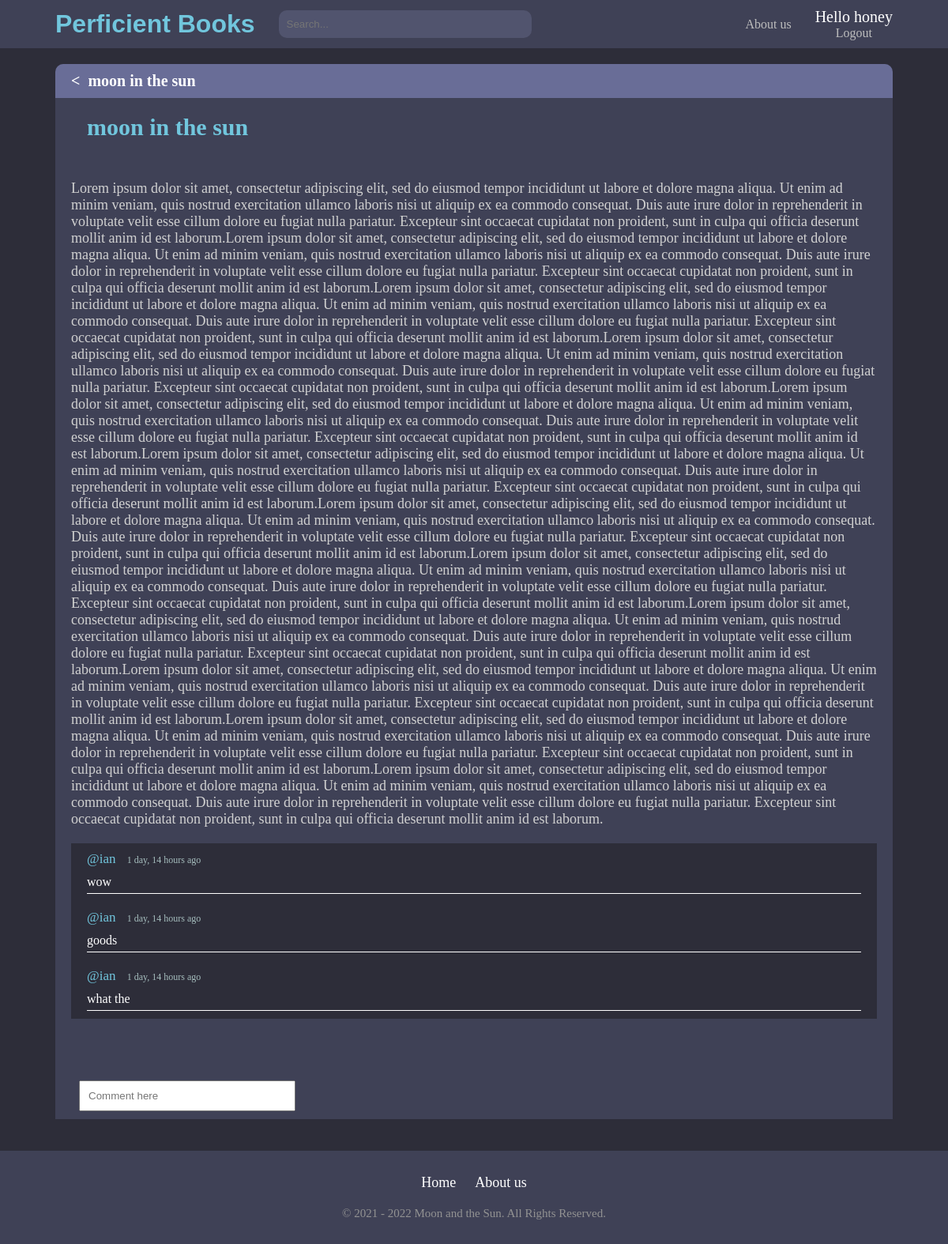
Screenshot of /room/30/ (signed in) with the database file from the repository.
### base/models.py (models this page shows, shortened)
class Room(models.Model):
    host = models.ForeignKey(User, on_delete=models.CASCADE, null=True)
    topic = models.ForeignKey(Topic, on_delete=models.CASCADE, null=True)
    name = models.CharField(max_length=200)
    desription = models.TextField(null=True, blank=True)
    participants = models.ManyToManyField(
        User, related_name='participants', blank=True)
    update = models.DateTimeField(auto_now=True)
    create = models.DateField(auto_now_add=True)
    class Meta:
        ordering = ['-update', '-create']

class Message(models.Model):
    user = models.ForeignKey(User, on_delete=models.CASCADE)
    room = models.ForeignKey(Room, on_delete=models.CASCADE)
    body = models.TextField(null=True, blank=True)
    update = models.DateTimeField(auto_now=True)
    create = models.DateField(auto_now_add=True)

### base/views.py (the view, shortened to what this page needs)
# urls.py: path('room/<str:pk>/', views.room, name='room'),
def room(request, pk):
    room = Room.objects.get(id=pk)
    messages_room = room.message_set.all().order_by('create')
    context = {'room': room, 'messages_room': messages_room}
    return render(request, 'base/room.html', context)

### base/templates/base/room.html (shortened to what this page needs)
{% extends 'main.html' %}
 {% block content %}
 <div class="room-container">
    <div class="content">
        <div class="line1">
            <a href="{% url 'home' %}"><</a>
            <h1>{{room.name}}</h1>
        </div>
        <div class="line2">
            <h1>{{room.name}}</h1>
            <div class="details">
                <p>{{room.desription}}</p>
            </div>
        </div>
        <div class="line3">
            <div class="comment-wrapper">
                <div class="border">
                    {% for i in messages_room %}
                    <div class="message-content">
                        <small>@{{i.user}} <span>{{i.create|timesince}} ago</span></small>
                        <p>{{i.body}}</p>
                    </div>
                    {% endfor %}
                </div>
            </div>
        </div>
    </div>
    <div class="comment-submit">
        {% if request.user.is_authenticated %}
        <div class="comment-form">
            <form method="POST" action="">
                <input type="text" name="body" placeholder="Comment here">
            </form>
        </div>
        {% endif %}
    </div>
</div>
 {% endblock content %}

### templates/navar.html (shortened to what this page needs)
<div class="continer-navar">
    <div class="content">
        <div class="left">
            <div class="logo">
                <a href="/"><h1>Perficient Books</h1></a>
            </div>
            <div class="search">
                <form method="GET" action="">
                    <input type="text" name="q" placeholder="Search...">
                </form>
            </div>
        </div>
        <div class="right_right">
            <div class= "about_us">
                <a href="{% url 'about-us' %}">About us</a>
            </div>
            <div class="right">
                <div class="loggg">
                    {% if request.user.is_authenticated %}
                    <p>Hello {{request.user}}</p>
                    <a class="logt" href="{% url 'logout' %}">Logout</a>
                    {% else %}
                    <a class="log" href="{% url 'login' %}">Login</a>
                    {% endif %}
                </div>
            </div>
        </div>
    </div>
</div>

### templates/navar.html (style rules this page uses)
* { padding: 0; margin: 0; }
.continer-navar { background-color: #3F4156; margin-bottom: 10px; }
.continer-navar .content { display: flex; justify-content: space-between; padding: 10px 70px; align-items: center; }
.right_right { display: flex; align-items: center; }
.continer-navar .content .logo h1 { color: #71C6DD; font-family: 'Lucida Sans', 'Lucida Sans Regular', 'Lucida Grande', 'Lucida Sans Unicode', Geneva, Verdana, sans-serif; }
.continer-navar .content .logo a { text-decoration: none; }
.continer-navar .content .left { display: flex; align-items: center; }
.continer-navar .content .left .search { margin-left: 30px; }
.continer-navar .content .left .search input { width: 300px; padding: 10px 10px; outline: none; background-color: #51546E; border: none; border-radius: 10px; color: white; }
.right { display: flex; text-align: center; }
.right a { color: rgb(189, 189, 189); text-decoration: none; }
.about_us { margin-right: 30px; }
.about_us a { color: rgb(189, 189, 189); text-decoration: none; right: 100px; }
.right p { color: white; font-size: 20px; }

### base/templates/base/room.html (style rules this page uses)
.room-container { padding: 10px 70px; }
.room-container .content { background-color: #3F4156; border-top-left-radius: 10px; border-top-right-radius: 10px; }
.room-container h1 { color: white; font-size: 20px; }
.room-container .line1 { display: flex; background-color: #696D97; border-top-left-radius: 10px; border-top-right-radius: 10px; padding-left: 20px; align-items: center; }
.room-container .line1 a { color: white; text-decoration: none; font-size: 20px; font-weight: bolder; padding: 10px 0; margin-right: 10px; }
.room-container .line2 h1 { padding: 20px 20px; font-size: 30px; margin-left: 20px; color: #71C6DD; }
.room-container .details { margin-top: 20px; padding: 10px 20px; }
.room-container .details p { color: rgb(209, 209, 209); font-size: 18px; }
.room-container .line3 { height: 300px; overflow-y: scroll; }
.room-container .line3 .comment-wrapper { padding: 10px 20px; }
.room-container .line3 .comment-wrapper .message-content { background-color: #2D2D39; padding: 10px 20px; }
.room-container .line3 .comment-wrapper .message-content small, .room-container .line3 .comment-wrapper .message-content p { color: white; }
.room-container .line3 .comment-wrapper .message-content p { padding-top: 10px; padding-bottom: 5px; border-bottom: 1px solid white; }
.room-container .line3 .comment-wrapper .message-content small { color: #71C6DD; font-size: 17px; padding-bottom: 10px; }
.room-container .line3 .comment-wrapper .message-content small span { color: #A5BDBD; font-size: 12px; margin-left: 10px; }
.comment-submit { background-color: #3F4156; padding: 10px 30px; }
.comment-submit input { padding: 10px; width: 250px; }

### templates/main.html (style rules this page uses)
body { background-color: #2D2D39; }

### rows the page displays
Room: name "moon in the sun", desription "Lorem ipsum dolor sit amet, consectetur adipiscing elit, sed do eiusmod tempor incididunt ut labore et dolore magna aliqua. Ut enim ad minim veniam, quis nostrud exercitation ullamco laboris nisi ut aliquip ex ea commodo consequat. Duis aute irure dolor in reprehenderit in voluptate velit esse cillum dolore eu fugiat nulla pariatur. Excepteur sint occaecat cupidatat non proident, sunt in culpa qui officia deserunt mollit anim id est laborum.Lorem ipsum dolor sit amet, consectetur adipiscing elit, sed do eiusmod tempor incididunt ut labore et dolore magna aliqua. Ut enim ad minim veniam, quis nostrud exercitation ullamco laboris nisi ut aliquip ex ea commodo consequat. Duis aute irure dolor…"
Message: user "ian", create "1 day, 14 hours", body "wow"
Message: user "ian", create "1 day, 14 hours", body "goods"
Message: user "ian", create "1 day, 14 hours", body "what the"

### other values shown
{{ request.user }} "honey"
